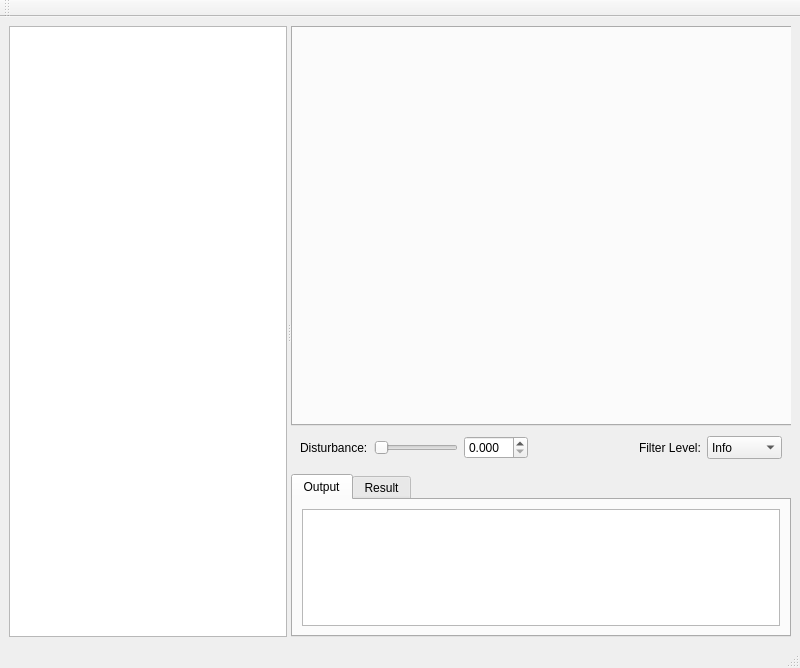
<?xml version="1.0" encoding="UTF-8"?>
<ui version="4.0">
 <class>UIMain</class>
 <widget class="QMainWindow" name="UIMain">
  <property name="enabled">
   <bool>true</bool>
  </property>
  <property name="geometry">
   <rect>
    <x>0</x>
    <y>0</y>
    <width>800</width>
    <height>668</height>
   </rect>
  </property>
  <property name="windowTitle">
   <string>DeepSymbol</string>
  </property>
  <property name="windowIcon">
   <iconset>
    <normaloff>resources/icon.png</normaloff>resources/icon.png</iconset>
  </property>
  <widget class="QWidget" name="centralwidget">
   <property name="enabled">
    <bool>true</bool>
   </property>
   <property name="sizePolicy">
    <sizepolicy hsizetype="Preferred" vsizetype="Preferred">
     <horstretch>0</horstretch>
     <verstretch>0</verstretch>
    </sizepolicy>
   </property>
   <layout class="QGridLayout" name="gridLayout">
    <item row="1" column="0">
     <widget class="QSplitter" name="splitter_H">
      <property name="sizePolicy">
       <sizepolicy hsizetype="Expanding" vsizetype="Preferred">
        <horstretch>0</horstretch>
        <verstretch>0</verstretch>
       </sizepolicy>
      </property>
      <property name="orientation">
       <enum>Qt::Horizontal</enum>
      </property>
      <property name="childrenCollapsible">
       <bool>false</bool>
      </property>
      <widget class="QTreeView" name="DirTree">
       <property name="sizePolicy">
        <sizepolicy hsizetype="Preferred" vsizetype="Expanding">
         <horstretch>0</horstretch>
         <verstretch>0</verstretch>
        </sizepolicy>
       </property>
       <property name="minimumSize">
        <size>
         <width>100</width>
         <height>0</height>
        </size>
       </property>
      </widget>
      <widget class="QSplitter" name="splitter_V">
       <property name="sizePolicy">
        <sizepolicy hsizetype="Preferred" vsizetype="Preferred">
         <horstretch>0</horstretch>
         <verstretch>0</verstretch>
        </sizepolicy>
       </property>
       <property name="minimumSize">
        <size>
         <width>500</width>
         <height>0</height>
        </size>
       </property>
       <property name="autoFillBackground">
        <bool>false</bool>
       </property>
       <property name="orientation">
        <enum>Qt::Vertical</enum>
       </property>
       <property name="handleWidth">
        <number>1</number>
       </property>
       <property name="childrenCollapsible">
        <bool>false</bool>
       </property>
       <widget class="QTabWidget" name="File">
        <property name="sizePolicy">
         <sizepolicy hsizetype="Expanding" vsizetype="Expanding">
          <horstretch>0</horstretch>
          <verstretch>0</verstretch>
         </sizepolicy>
        </property>
        <property name="minimumSize">
         <size>
          <width>600</width>
          <height>400</height>
         </size>
        </property>
        <property name="currentIndex">
         <number>-1</number>
        </property>
       </widget>
       <widget class="QWidget" name="V_out" native="true">
        <property name="sizePolicy">
         <sizepolicy hsizetype="Preferred" vsizetype="Preferred">
          <horstretch>0</horstretch>
          <verstretch>0</verstretch>
         </sizepolicy>
        </property>
        <layout class="QVBoxLayout" name="verticalLayout" stretch="0,6">
         <item>
          <widget class="QWidget" name="Filter" native="true">
           <property name="sizePolicy">
            <sizepolicy hsizetype="Expanding" vsizetype="Maximum">
             <horstretch>0</horstretch>
             <verstretch>0</verstretch>
            </sizepolicy>
           </property>
           <layout class="QHBoxLayout" name="horizontalLayout" stretch="0,0,0,4,1">
            <item>
             <widget class="QLabel" name="delta">
              <property name="text">
               <string>Disturbance:</string>
              </property>
             </widget>
            </item>
            <item>
             <widget class="QSlider" name="delta_slider">
              <property name="orientation">
               <enum>Qt::Horizontal</enum>
              </property>
             </widget>
            </item>
            <item>
             <widget class="QDoubleSpinBox" name="delta_value">
              <property name="cursor">
               <cursorShape>ArrowCursor</cursorShape>
              </property>
              <property name="suffix">
               <string/>
              </property>
              <property name="decimals">
               <number>3</number>
              </property>
              <property name="stepType">
               <enum>QAbstractSpinBox::AdaptiveDecimalStepType</enum>
              </property>
             </widget>
            </item>
            <item alignment="Qt::AlignRight">
             <widget class="QLabel" name="label">
              <property name="text">
               <string>Filter Level:</string>
              </property>
             </widget>
            </item>
            <item>
             <widget class="QComboBox" name="filterLevel">
              <property name="sizePolicy">
               <sizepolicy hsizetype="Preferred" vsizetype="Preferred">
                <horstretch>0</horstretch>
                <verstretch>0</verstretch>
               </sizepolicy>
              </property>
              <item>
               <property name="text">
                <string>Info</string>
               </property>
              </item>
              <item>
               <property name="text">
                <string>Worning</string>
               </property>
              </item>
              <item>
               <property name="text">
                <string>Error</string>
               </property>
              </item>
             </widget>
            </item>
           </layout>
          </widget>
         </item>
         <item>
          <widget class="QTabWidget" name="Out">
           <property name="sizePolicy">
            <sizepolicy hsizetype="Expanding" vsizetype="Expanding">
             <horstretch>0</horstretch>
             <verstretch>0</verstretch>
            </sizepolicy>
           </property>
           <property name="currentIndex">
            <number>0</number>
           </property>
           <widget class="QWidget" name="OutPut">
            <attribute name="title">
             <string>Output</string>
            </attribute>
            <layout class="QVBoxLayout" name="verticalLayout_5">
             <item>
              <widget class="QTextEdit" name="outText">
               <property name="sizePolicy">
                <sizepolicy hsizetype="Preferred" vsizetype="Preferred">
                 <horstretch>0</horstretch>
                 <verstretch>0</verstretch>
                </sizepolicy>
               </property>
               <property name="readOnly">
                <bool>true</bool>
               </property>
              </widget>
             </item>
            </layout>
           </widget>
           <widget class="QWidget" name="Result">
            <attribute name="title">
             <string>Result</string>
            </attribute>
            <layout class="QVBoxLayout" name="verticalLayout_6">
             <item>
              <widget class="QTextEdit" name="resultText">
               <property name="sizePolicy">
                <sizepolicy hsizetype="Preferred" vsizetype="Preferred">
                 <horstretch>0</horstretch>
                 <verstretch>0</verstretch>
                </sizepolicy>
               </property>
               <property name="readOnly">
                <bool>true</bool>
               </property>
              </widget>
             </item>
            </layout>
           </widget>
          </widget>
         </item>
        </layout>
       </widget>
      </widget>
     </widget>
    </item>
   </layout>
  </widget>
  <widget class="QMenuBar" name="menubar">
   <property name="geometry">
    <rect>
     <x>0</x>
     <y>0</y>
     <width>800</width>
     <height>22</height>
    </rect>
   </property>
  </widget>
  <widget class="QStatusBar" name="statusbar"/>
  <widget class="QToolBar" name="mainToolBar">
   <property name="windowTitle">
    <string>toolBar</string>
   </property>
   <attribute name="toolBarArea">
    <enum>TopToolBarArea</enum>
   </attribute>
   <attribute name="toolBarBreak">
    <bool>false</bool>
   </attribute>
  </widget>
 </widget>
 <resources/>
 <connections/>
</ui>
